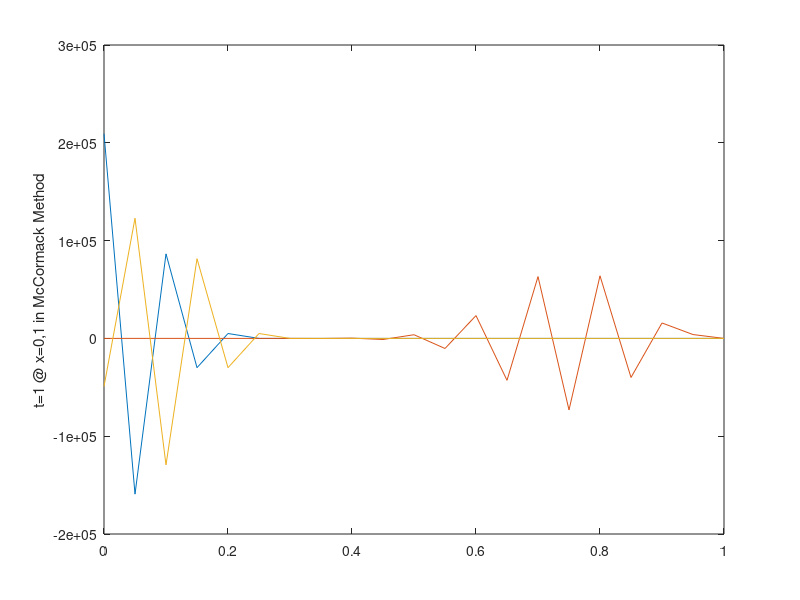

MATLAB code to generate this figure:
close all
clear
clc
nu=0.5;
h=0.05;
                                              % 1st IC McCormack Method
Allvalues=zeros(21); 
un=zeros(21,1); 
u0=zeros(21,1);
u0(1:5,1)=u0(1:5,1)+1;                        % 1st IC
for j=1:21                                    % Temporal Nodes
for i=1:20                                    % Spatial  Nodes   
un(i,1)= (1+nu)*u0(i,1)  -  nu*u0(i+1,1);
end
Allvalues(:,j)=un;
u0=un;
end
u0=zeros(21,1);
u0(1:5,1)=u0(1:5,1)+1; 
for k=1:21
    un(:,1)=Allvalues(:,k);
    for w=1:21
        un(i,1)=(nu/2)*un(i-1,1) + 0.5*u0(i,1) + ((1-nu)/2)*un(i+1,1);
    end
end
x=linspace(0,1,21);
plot(x,un);
hold on
%%
                                              % 2nd IC McCormack Method
for s=1:21
 u0(s,1)=sin(4*pi*(s-1)*h);
end  
for j=1:21                                    % Temporal Nodes
for i=1:20                                    % Spatial  Nodes   
un(i,1)= (1+nu)*u0(i,1)  -  nu*u0(i+1,1);
end
Allvalues(:,j)=un;
u0=un;
end
u0=zeros(21,1);
u0(1:5,1)=u0(1:5,1)+1; 
for k=1:21
    un(:,1)=Allvalues(:,k);
    for w=1:21
        un(i,1)=(nu/2)*un(i-1,1) + 0.5*u0(i,1) + ((1-nu)/2)*un(i+1,1);
    end
end
x=linspace(0,1,21);
plot(x,un);
hold on
%%
                                              % 3rd IC McCormack Method
u0=zeros(21,1);
u0([5],[1])=1;
u0([6],[1])=1;  
for j=1:21                                    % Temporal Nodes
for i=1:20                                    % Spatial  Nodes   
un(i,1)= (1+nu)*u0(i,1)  -  nu*u0(i+1,1);
end
Allvalues(:,j)=un;
u0=un;
end
u0=zeros(21,1);
u0(1:5,1)=u0(1:5,1)+1; 
for k=1:21
    un(:,1)=Allvalues(:,k);
    for w=1:21
        un(i,1)=(nu/2)*un(i-1,1) + 0.5*u0(i,1) + ((1-nu)/2)*un(i+1,1);
    end
end
x=linspace(0,1,21);
plot(x,un);
ylabel(' t=1 @ x=0,1 in McCormack Method ');